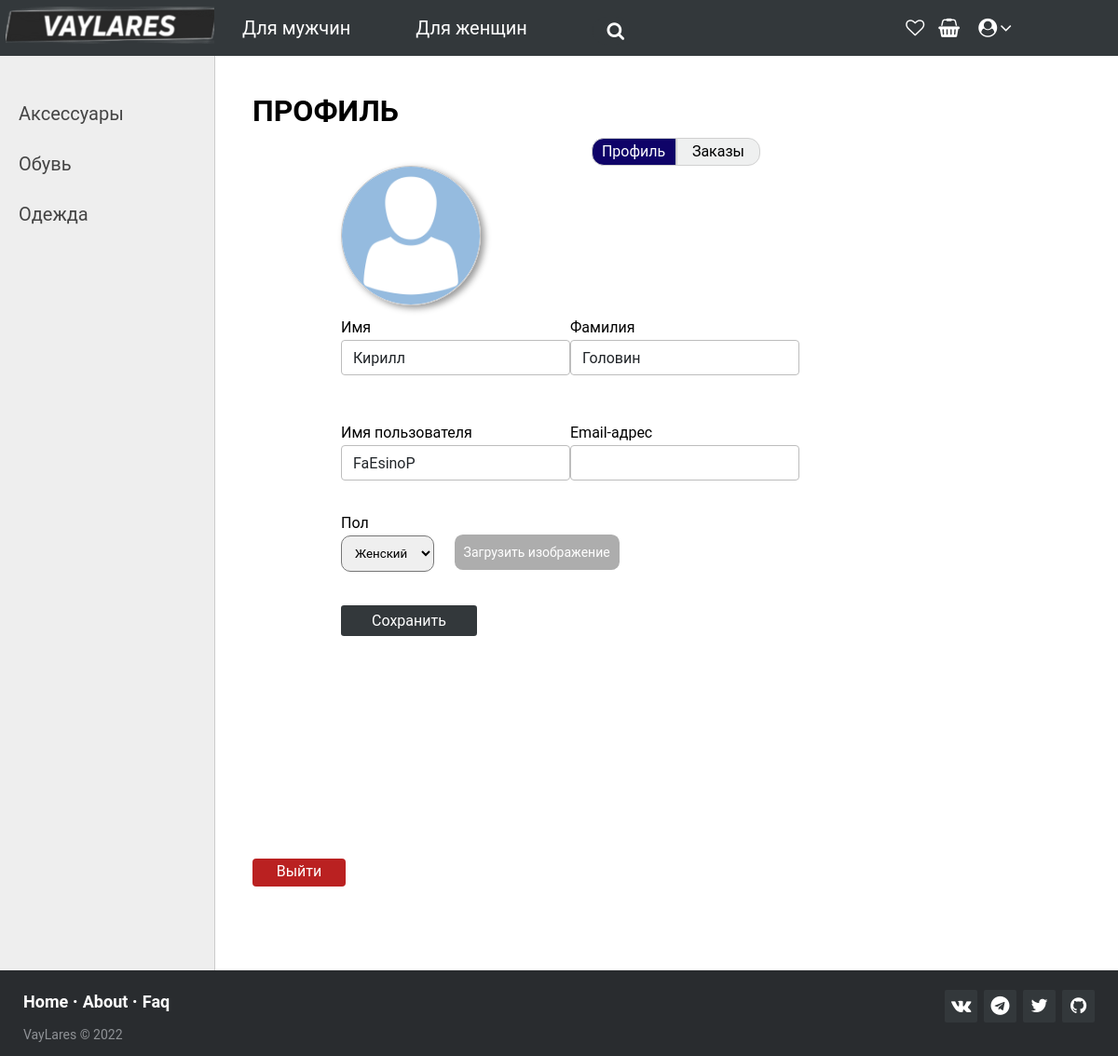
/profile/ (signed in), run on an earlier commit of the app's database.
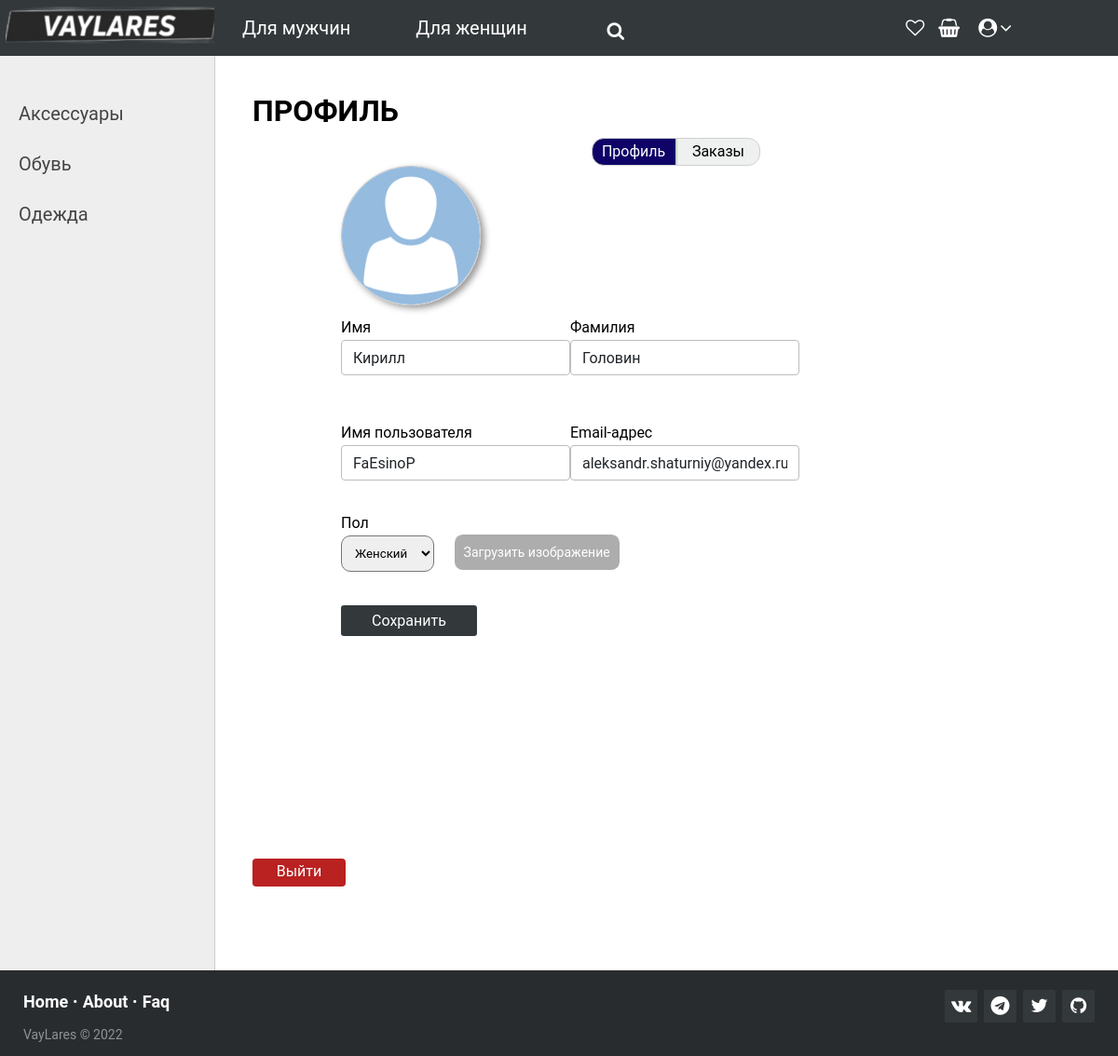
And on a later commit of the database.
### clothes/models.py (models this page shows, shortened)
class Category(models.Model):
    category_name = models.CharField(max_length=100, db_index=True)
    slug = models.SlugField(max_length=255, unique=True, db_index=True, verbose_name="URL", null=True)
    def get_absolute_url(self):
        return reverse('category', kwargs={'category_slug': self.slug})
    class Meta:  # Используется в админ-панели
        verbose_name = 'Категории'
        verbose_name_plural = 'Категории'
        ordering = ['id']

class User(AbstractUser):
    Man = 'Мужcкой'
    Woman = 'Женский'
    GENDERS = [
        (Man, 'Мужcкой'),
        (Woman, 'Женский'),
    ]
    gender = models.CharField(max_length=15, choices=GENDERS, default=Man)
    image = models.ImageField(upload_to='user-images', null=True, blank=True)
    class Meta:
        verbose_name = 'Пользователи'
        verbose_name_plural = 'Пользователи'
        ordering = ['id']

### clothes/views.py (the view, shortened to what this page needs)
# urls.py: path('profile/', Profile.as_view(), name='profile'),
class Profile(LoginRequiredMixin, DataMixin, UpdateView):
    form_class = UserProfileForm
    template_name = 'clothes/profile.html'
    raise_exception = True
    def get_context_data(self, *, object_list=None, **kwargs):
        context = super().get_context_data(**kwargs)
        c_def = self.get_user_context(title='Профиль')
        return dict(list(context.items()) + list(c_def.items()))
    def get_object(self, queryset=None):
        return self.request.user

### clothes/forms.py
class UserProfileForm(UserChangeForm):
    fields = ['first_name', 'last_name', 'image', 'username', 'gender', 'email']
    class Meta:
        model = User
        fields = ('first_name', 'last_name', 'image', 'username', 'gender', 'email')
        widgets = {
            'first_name': forms.TextInput(attrs={'class': 'text-field__input'}),
            'last_name': forms.TextInput(attrs={'class': 'text-field__input'}),
            'username': forms.TextInput(attrs={'class': 'text-field__input'}),
            'gender': forms.Select(attrs={'class': 'gender-select'}),
            'email': forms.TextInput(attrs={'class': 'text-field__input'}),
            'image': forms.FileInput(attrs={'class': 'custom-file-input'}),
        }

### cart/cart.py (called while the page is built)
    def __len__(self):
        return sum(item['quantity'] for item in self.cart.values())

### cart/context_processors.py (called while the page is built)
def cart(request):
    return {'cart': Cart(request)}

### clothes/Favourites.py (called while the page is built)
    def __len__(self):
        return len(self.fav)

### clothes/context_processors.py (called while the page is built)
def fav(request):
    return {'fav': Favour(request)}

### clothes/templates/clothes/profile.html (shortened to what this page needs)
{% extends 'clothes/base.html' %}
{% load static %}
{% block content %}
<h1>ПРОФИЛЬ</h1>
<div class="profile-flex-container">
    <div class="profile-item1-selected">Профиль</div>
    <a href="{% url 'orders' %}" class="profile-item2">Заказы</a>
</div>
<div class="container">
    <div class="form-group row">
        <div class="avatar">
            <div class="avatar-container avatar-size">
                <img class="avatar-img"
                     src="{% if user.image %} {{ user.image.url }} {% else %} {% static 'clothes/images/default-avatar.jpeg' %} {% endif %}">
            </div>
        </div>
    </div>
    <form method="post" enctype="multipart/form-data">
        <div class="login-wrapper">
            <div class="login-content">
                <div class="form-group row">
                    <div class="form-group">
                        <label for="{{ form.first_name.id_for_label }}" class="text-field__label">Имя</label>
                        {{ form.first_name }}
                    </div>
                    <div>
                        <label for="{{ form.last_name.id_for_label }}" class="text-field__label">Фамилия</label>
                        {{ form.last_name }}
                    </div>
                </div>
                <div class="form-group row">
                    <div>
                        <label for="inputUsername" class="text-field__label">Имя пользователя</label>
                        {{ form.username }}
                    </div>
                    <div>
                        <label for="inputEmail" class="text-field__label">Email-адрес</label>
                        {{ form.email }}
                    </div>
                </div>
                <div class="form-group row">
                    <div>
                        <label for="{{ form.gender.id_for_label }}" class="text-field__label">Пол</label>
                        {{ form.gender }}
                    </div>
                    <label class="input-file">
                        <span>Загрузить изображение</span>
                    </label>
                </div>
                <div class="form-group row">
                    <div>
                        <button type="submit" class="button-form">Сохранить</button>
                    </div>
                </div>
            </div>
        </div>
    </form>
</div>
<a href="{% url 'logout' %}" class="logout">Выйти</a>
{% endblock content %}

### clothes/templates/clothes/base.html (shortened to what this page needs)
{% load static %}
<!DOCTYPE html>
<html lang="ru">
<head>
    <link type="text/css" href="{% static 'clothes/css/styles.css' %}" rel="stylesheet"/>
    <link href="//netdna.bootstrapcdn.com/font-awesome/4.7.0/css/font-awesome.css" rel="stylesheet"/>
</head>
<body>
{% block header %}
<div class="header">
    <ul id="mainmenu" class="mainmenu">
        <li class="logo">
            <a href="{% url 'home' %}">
                <div class="logo"></div>
            </a>
        </li>
        {% for m in menu %}
        {% if m.title == gender_selected %}
        <li class="gender-selected">{{m.title}}</li>
        {% else %}
        <li><a href="{% url m.url_name %}">{{m.title}}</a></li>
        {% endif %}
        {% endfor %}
        <li>
            <div class="search-box">
                <form name="search" action="{% url 'home' %}">
                    <button class="btn-search"><i class="fa fa-search"></i></button>
                    <input type="text" class="input-search" placeholder="Поиск..." name="search">
                </form>
            </div>
        </li>
        <div class="last">
            <li style="	margin: 18px 10px 0 0">
                {% with cart_items=cart|length %}
                {% with fav_items=fav|length %}
                <span class="cart-icon">
                    <a class="fa fa-heart-o" href="{% url 'fav_detail' %}"></a>
                </span>
                <span class="cart-icon">
                    <a class="fa fa-shopping-basket" href="{% url 'cart:cart_detail' %}"></a>
                </span>
            </li>
            <li style="	margin: 18px 114px 0 0">
                {% if request.user.is_authenticated %}
                <a href="{% url 'profile' %}" class="submenu-link"><i class="fa fa-user-circle"></i></a>
                {% else %}
                <a href="{% url 'login' %}">Войти <i class="fa fa-sign-in"> </i></a>
                {% endif %}
            </li>
        </div>
    </ul>
    {% endwith %}
    {% endwith %}
</div>
{% endblock header %}
<table class="table-content" border=0 cellpadding="0" cellspacing="0">
    <tr>
        <td valign="top" class="left-chapters">
            <ul id="leftchapters">
                {% for c in cats %}
                {% if c.clothes__count > 0 %}
                {% if c.pk == cat_selected %}
                <li class="selected">{{c.category_name}}</li>
                {% for sc in subcats %}
                {% if sc.category_id == c.pk %}
                {% if sc.pk == subcat_selected %}
                <li class="subselected">{{sc.subcategory_name}}</li>
                {% else %}
                <li><a class="subcat" href="{{ sc.get_absolute_url }}">{{sc.subcategory_name}}</a></li>
                {% endif %}
                {% endif %}
                {% endfor %}
                {% else %}
                <li><a href="{{ c.get_absolute_url }}">{{c.category_name}}</a></li>
                {% endif %}
                {% endif %}
                {% endfor %}
            </ul>
        </td>
        <td valign="top" class="content">
            {% block content %}
            {% endblock %}
        </td>
    </tr>
</table>
<footer class="footer-distributed">
    <div class="footer-right">
        <a href="https://vk.com/lex_faesinop"><i class="fa fa-vk"></i></a>
        <a href="https://t.me/A1exander7"><i class="fa fa-telegram"></i></a>
        <a href="https://www.twitter.com"><i class="fa fa-twitter"></i></a>
        <a href="https://github.com/FaEsinoP"><i class="fa fa-github"></i></a>
    </div>
    <div class="footer-left">
        <p class="footer-links">
            <a class="link-1" href="{% url 'home' %}">Home</a>
            <a href="{% url 'about' %}">About</a>
            <a href="{% url 'faq' %}">Faq</a>
        </p>
        <p>VayLares &copy; 2022</p>
    </div>
</footer>
</body>
</html>

What changed in the data, as far as the page shows it:
changed User "Кирилл": email (not shown) → "aleksandr.shaturniy@yandex.ru"
